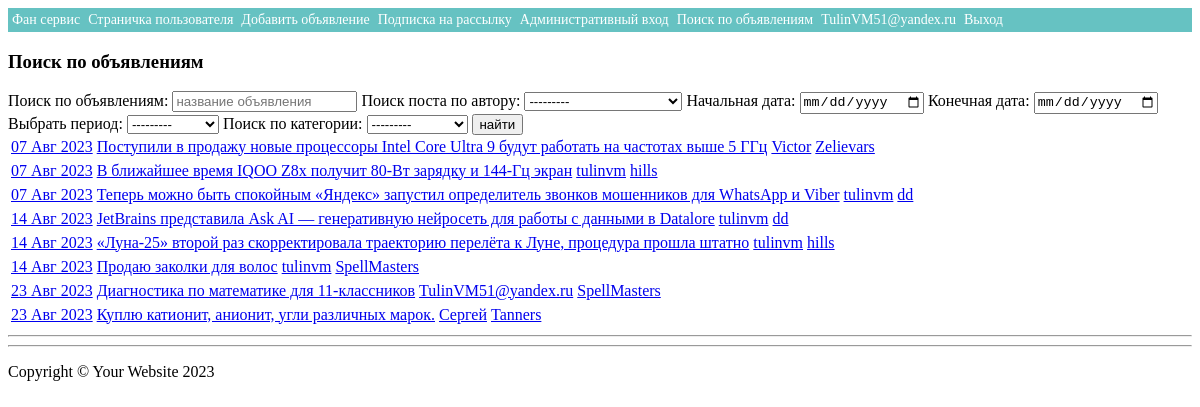
Page /search/ (signed in) on the committed database.
### users/models.py (models this page shows)
class CustomUser(AbstractUser):
    avatar = models.ImageField(upload_to='accounts/image/%Y/%m/%d',blank=True,verbose_name='Аватар')

### bulletin/models.py (models this page shows, shortened)
class Declaration(models.Model):
    user = models.ForeignKey(AUTH_USER_MODEL, verbose_name='Пользователь', on_delete=models.CASCADE)
    title = models.CharField('Заголовок', max_length=100)
    text = models.TextField('Описание')
    category = models.ForeignKey(Category, verbose_name='категория', on_delete=models.CASCADE)
    date_create = models.DateTimeField(auto_now_add=True, verbose_name='Дата публикации')
    response = models.ManyToManyField(AUTH_USER_MODEL, related_name='post_response', )
    accepted_response = models.ManyToManyField(AUTH_USER_MODEL, related_name='post_accepted_response', )
    file = models.FileField('Файл', upload_to="bulletin_file/", blank=True, null=True)
    image = models.ImageField('Изображение', upload_to="image/", blank=True, null=True)
    class Meta:
        verbose_name = "Объявление"
        verbose_name_plural = "Объявления"

class Category(models.Model):
    tanks = 'tanks'
    hills = 'hills'
    dd = 'dd'
    Merchants = 'Merchants'
    Guildmasters = 'Guildmasters'
    Questgivers = 'Questgivers'
    Blacksmiths = 'Blacksmiths'
    Tanners = 'Tanners'
    Zelievars = 'Zelievars'
    SpellMasters = 'SpellMasters'
    Categories = [(tanks, 'Танки'),
                  (hills, 'Хилы'),
                  (dd, 'ДД'),
                  (Merchants, 'Торговцы'),
                  (Guildmasters, 'Гилдмастеры'),
                  (Questgivers, 'Квестгиверы'),
                  (Blacksmiths, 'Кузнецы'),
                  (Tanners, 'Кожевники'),
                  (Zelievars, 'Зельевары'),
                  (SpellMasters, 'Мастера заклинаний')]
    name = models.CharField("Категория", max_length=25, choices=Categories, default=tanks, unique=True)
    def __str__(self):
        return self.name
    class Meta:
        verbose_name = "Категория"
        verbose_name_plural = "Категории"

### bulletin/views.py (the view)
# urls.py: path('search/', DeclarationSearch.as_view(), name='search'),
class DeclarationSearch(ListView):
    model = Declaration
    template_name = 'search.html'
    context_object_name = 'search'
    def get_context_data(self, **kwargs):
        context = super().get_context_data(**kwargs)
        context['filter'] = DaclarationFilter(self.request.GET, queryset=self.get_queryset())
        return context

### templates/search.html (shortened to what this page needs)
{% extends 'base.html' %}
{% block title2 %}
            <h3>Поиск по объявлениям</h3>
{% endblock title2 %}
{% block content %}
<form method="GET">
    {{ filter.form }}
    <input class="btn btn-primary float-right" type="submit" value="найти">
</form>
{% for Dec in filter.qs %}
<a href="{% url 'declaration' Dec.id %}">
<table>
    <tr>
        <td>
            {{ Dec.date_create|date:'d M Y' }}
        </td>
        <td>
            {{ Dec.title|truncatechars:150 }}
        </td>
        <td>
            {{ Dec.user|truncatechars:150 }}
        </td>
        <td>
            {{ Dec.category }}
        </td>
    </tr>
</table>
    </a>
{% endfor %}
{% endblock content %}

### templates/base.html (shortened to what this page needs)
{% load static %}
<!DOCTYPE html>
<html lang="en">
<head>
  <link href="{% static 'css/main.css' %}" rel="stylesheet">
 </head>
<body>
      <div class="topnav2">
          <a href="/">Фан сервис</a>
          <a href="{% url 'mypage' %} ">Страничка пользователя</a>
          <a href="{% url 'create' %}">Добавить объявление</a>
          <a href="{% url 'contact' %}">Подписка на рассылку</a>
          <a href="/admin">Административный вход</a>
          <a href="{% url 'search' %}">Поиск по объявлениям</a>
              {% if user.is_authenticated %}
          <a> {{user.username}} </a>
          <a href="{% url 'account_logout' %}">Выход</a>
            {% else %}
          <a href="{% url 'account_login' %}">Вход</a>
          <a href="{% url 'account_signup' %}">Регистрация</a>
            {% endif %}
              </div>
  <header>
    <div class="container">
      <div class="row">
        <div class="col-lg-8 col-md-10 mx-auto">
          <div class="site-heading">
            {% block title2 %}
            {% endblock title2 %}
          </div>
        </div>
      </div>
    </div>
  </header>
  <div class="container">
    <div class="row">
      <div class="col-lg-8 col-md-10 mx-auto">
        <div class="post-preview">
          {% block content %}
          {% endblock content %}
        </div>
      </div>
    </div>
  </div>
  <hr>
  <footer>
      <hr>
    <div class="container">
          <p class="copyright text-muted">Copyright &copy; Your Website 2023</p>
    </div>
  </footer>
</body>
</html>

### static/css/main.css (style rules this page uses)
.topnav2 { background-color: #0999; overflow: hidden; }
.topnav2 a { float: left; color: #ffff; text-align: center; padding: 4px 4px; text-decoration: none; font-size: 14px; }

### rows in the picture
CustomUser: username "TulinVM51@yandex.ru"
Declaration: date_create "07 Авг 2023", title "Поступили в продажу новые процессоры Intel Core Ultra 9 будут работать на частотах выше 5 ГГц", user "Victor", category "Zelievars"
Declaration: date_create "07 Авг 2023", title "В ближайшее время IQOO Z8x получит 80-Вт зарядку и 144-Гц экран", user "tulinvm", category "hills"
Declaration: date_create "07 Авг 2023", title "Теперь можно быть спокойным «Яндекс» запустил определитель звонков мошенников для WhatsApp и Viber", user "tulinvm", category "dd"
Declaration: date_create "14 Авг 2023", title "JetBrains представила Ask AI — генеративную нейросеть для работы с данными в Datalore", user "tulinvm", category "dd"
Declaration: date_create "14 Авг 2023", title "«Луна-25» второй раз скорректировала траекторию перелёта к Луне, процедура прошла штатно", user "tulinvm", category "hills"
Declaration: date_create "14 Авг 2023", title "Продаю заколки для волос", user "tulinvm", category "SpellMasters"
Declaration: date_create "23 Авг 2023", title "Диагностика по математике для 11-классников", user "TulinVM51@yandex.ru", category "SpellMasters"
Declaration: date_create "23 Авг 2023", title "Куплю катионит, анионит, угли различных марок.", user "Сергей", category "Tanners"
